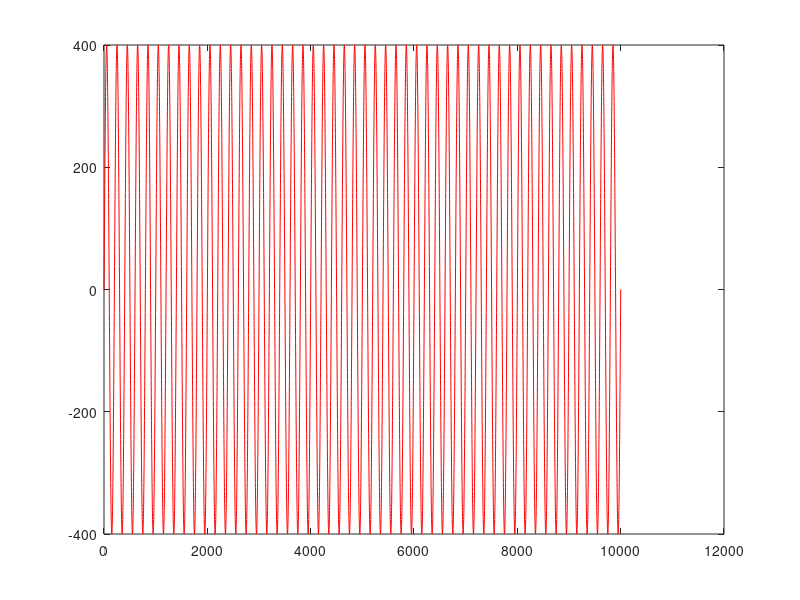
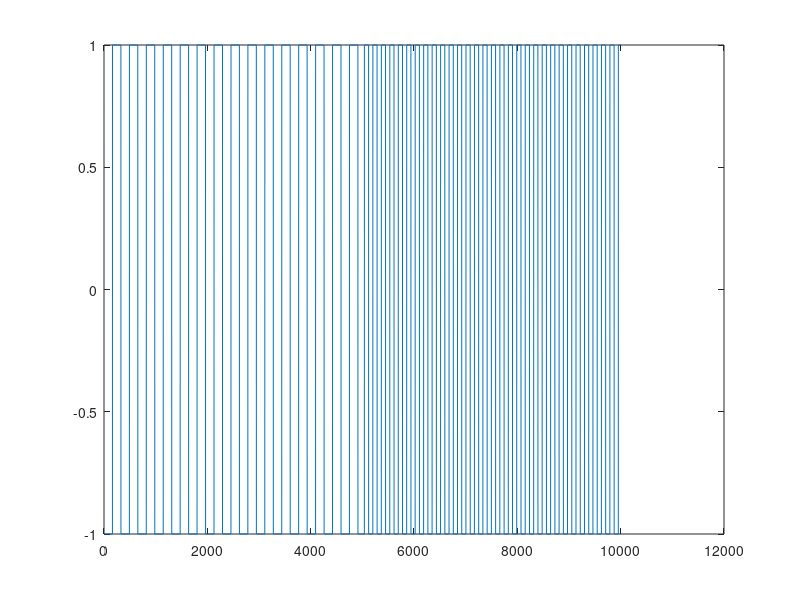

Write the MATLAB code that produced these figures, in order.
close all; clear all;
t = 0:0.1e-3:1;

x = 0 + 400*sin(2*pi*50*t);
y = zeros(size(x));
z = zeros(size(x));

ph = 0;
fc = 300; % range 300-360 for 45-55 Hz
pd_filt = 0;

for it=1:max(size(t))
   ph = mod(ph + fc, 2^16);
   if ph < 2^15
       y(it) = -1;
   else
       y(it) = 1;
   end
   pd_op = y(it) * x(it);
   a = 0.999;
   pd_filt = a*pd_filt + (1-a)*pd_op;
   
   if it > max(size(t))/2
       fc = 400;
   else
       fc = 200;
   end
   
   
end

plot(x,'r'); 
hold on; 
%plot(mean(x) + y * 0.25 * (max(x) - min(x)));
figure;
plot(y);